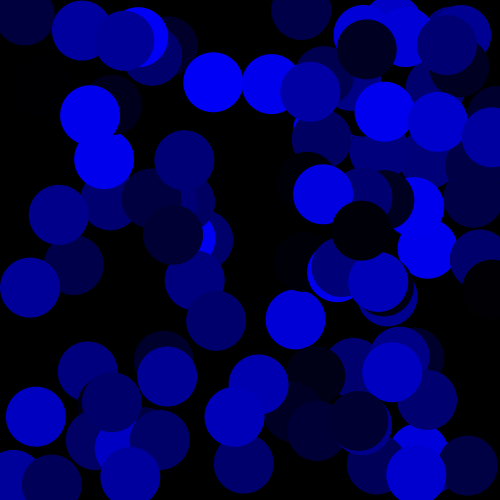
Frame 1 (no input)
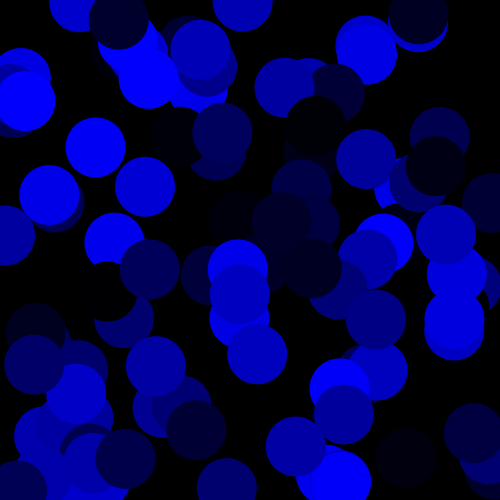
Frame 60 (the mouse pressed at the canvas centre just before this capture)
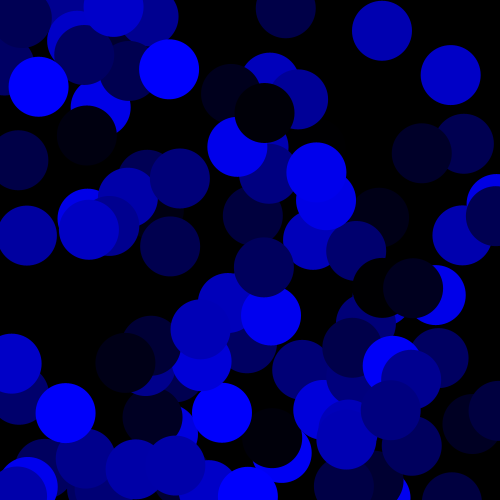
Frame 120 (the mouse held since frame 60 and released just before this capture)

The Processing sketch that drew these frames (run headless with seeded random() and noise(); from frame 60 on, the mouse is pressed at the canvas centre):

// Processing sketch: processing_67202
// ── processing_67202.pde

int numCircle = 100;

float [] circleX = new float [numCircle];
float [] circleY = new float [numCircle];
float [] velX = new float [numCircle];
float [] velY = new float [numCircle];

float gravity;


void setup(){
  size(500,500);
  smooth();
  noStroke();
 
  for(int i=0; i<numCircle; i++) {
   circleX[i]  = random(width);
   circleY[i] = random(height);
   velX[i] = random (-5, 5);
   velY[i] = random ( -5,5); 
   
   gravity =0.9;
  }
}




void draw(){
 background(0);
 
 for (int i=0; i< numCircle; i++){
 
 fill(0,0,random(255));
 ellipse(circleX[i],circleY[i], 60,60);
 circleX[i] += velX[i];
 circleY[i] += velY[i];
 

//
//  for (int i=0; i < circleX; i++){
//  fill(mouseY, mouseX,random(255),random(20,100));
//  ellipse(circleX[i], circleY[i], 60,60);
  
  if((circleX[i] < 0) || (circleX[i] > width)) {
    velX[i]*=-1;
  }
   
   if((circleY[i] < 0) || (circleY[i] > height)){
    velY[i]*=-1;
  } 
  }  
 }
 
 


void mouseReleased(){ 
  for (int i=0; i<numCircle;i++){
  circleX[i] = mouseX;
  circleY[i] = mouseY;
  
  velX[i] = random(-5,5);
  velY[i] = random(-3,3);
 }
} 
